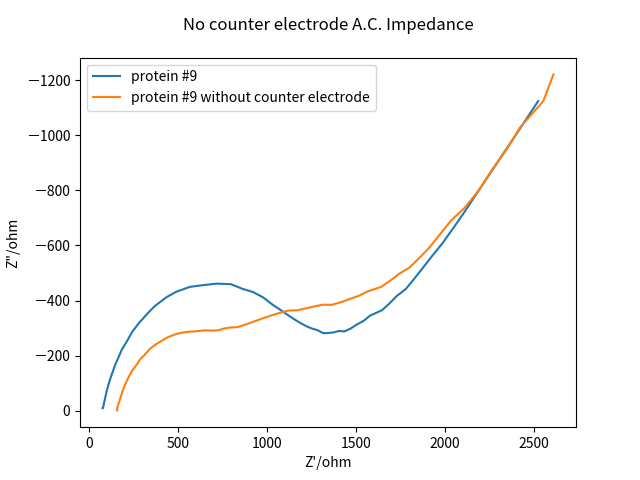

This chart was generated by the following Python code:
import os
import re
import numpy as np
import matplotlib.pyplot as plt
from mpl_toolkits.mplot3d import Axes3D

mname = "EIS"

def save_load():
    fname = "save" + mname + ".npz"
    fload = np.load(fname)
    meta = fload['meta'] 
    data = fload['data']
    return meta, data

meta, data = save_load()

# number = 6
plt.title("No counter electrode " + meta[0]['method'])

metas = [m['name'] for m in meta]
name = "protein #9"
i = metas.index(name)
plt.plot(data[i, :, 1], data[i, :, 2], label=name)
i = metas.index('two ' + name)
plt.plot(data[i, :, 1], data[i, :, 2], label=name + " without counter electrode")

plt.xlabel(meta[0]['cols'][1])
plt.ylabel(meta[0]['cols'][2])
plt.gca().invert_yaxis()
plt.legend()
plt.savefig("eis_two.png")
plt.show()
